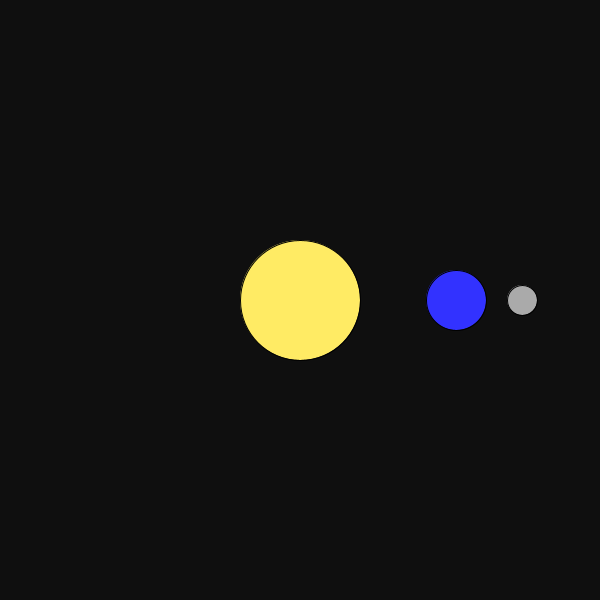
Frame 1 (no input)
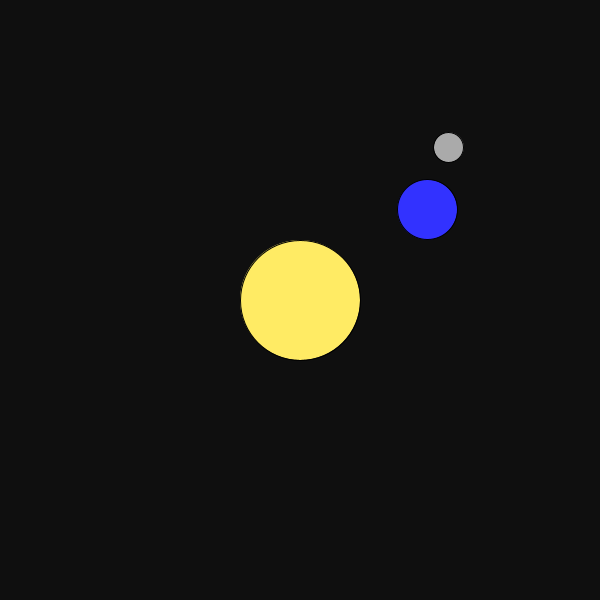
Frame 60 (the mouse pressed at the canvas centre just before this capture)
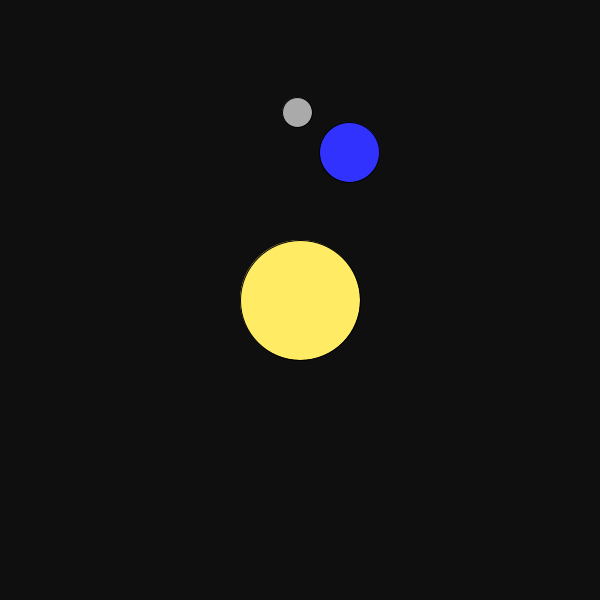
Frame 120 (the mouse held since frame 60 and released just before this capture)

The Processing sketch that drew these frames (run headless with seeded random() and noise(); from frame 60 on, the mouse is pressed at the canvas centre):

// Processing sketch: sketch_190221b
// ── sketch_190221b.pde
float solX, solY, terraX, terraY, luaX, luaY;
float rSol, rTerra, rLua;
float thetaTerra = PI/300, thetaLua = PI/300;
  

void setup(){
  size(600,600);
  rectMode(CENTER);
  solX = width/2;
  solY = height/2;
  rSol = 0.20 * width;
  rTerra = 0.50 * rSol;
  rLua = 0.50 * rTerra;
  
  terraX = solX + 1.3*rSol;
  terraY = solY;
  
  luaX = terraX + 1.1*rTerra;
  luaY = terraY;
}

void draw(){
  background(15);
  fill(255,235,100);
  circle(solX,solY,rSol);
  fill(50,50,255);
  circle(terraX,terraY,rTerra);
  fill(170,170,170);
  circle(luaX,luaY,rLua);
  
  terraX -= solX;
  terraY -= solY;
  
  float novoTerraX = (terraX * cos(thetaTerra) + terraY * sin(thetaTerra)) + solX;
  float novoTerraY = (terraY * cos(thetaTerra) - terraX * sin(thetaTerra)) + solY;
  
  terraX = novoTerraX;
  terraY = novoTerraY;
  
  luaX -= solX;
  luaY -= solY;
  
  float novoLuaX = (luaX * cos(thetaTerra) + luaY * sin(thetaTerra)) + solX;
  float novoLuaY = (luaY * cos(thetaTerra) - luaX * sin(thetaTerra)) + solY;
    
  luaX = novoLuaX;
  luaY = novoLuaY;
  
  luaX -= terraX;
  luaY -= terraY;
    
  novoLuaX = (luaX * cos(thetaLua) + luaY * sin(thetaLua)) + terraX;
  novoLuaY = (luaY * cos(thetaLua) - luaX * sin(thetaLua)) + terraY;
  
  luaX = novoLuaX;
  luaY = novoLuaY;
 

}
